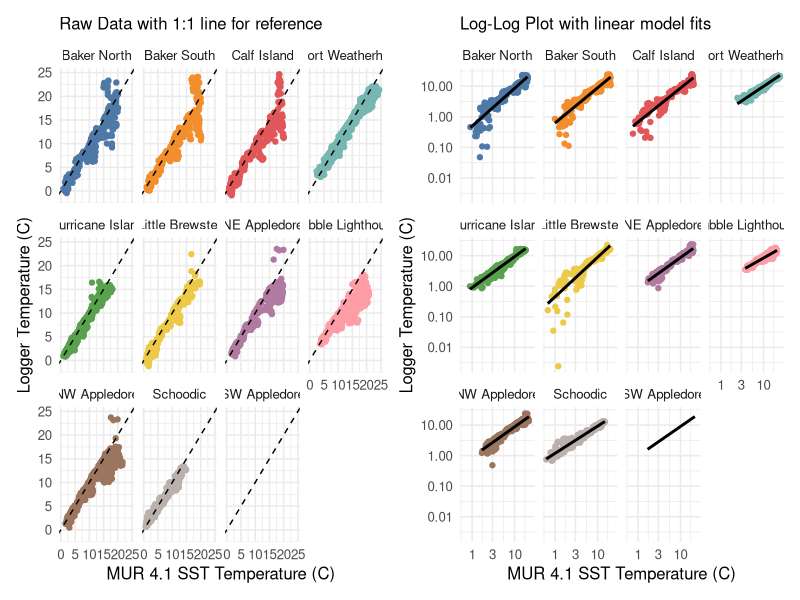

The R source for this figure:
#' ---------------------------------------------------
#' Visualize MUR and Logger Fits
#' ---------------------------------------------------

library(readr)
library(ggplot2); theme_set(theme_minimal(base_size = 12)) #for viz
library(patchwork)

joined_dat <- read_csv("derived_data/joined_calibration_mur_data.csv")



linear_nofit <- ggplot(joined_dat,
                  aes(x = temp_c_mur, y = temp_c_logger,
                      color = site)) +
  facet_wrap(vars(site)) +
  geom_point() +
  labs(color = "", y = "Logger Temperature (C)",
       x = "MUR 4.1 SST Temperature (C)",
       subtitle = "Raw Data with 1:1 line for reference") +
  ggthemes::scale_color_tableau(guide = "none") +
  geom_abline(slope = 1, intercept = 0, lty = 2)

log_fit <- ggplot(joined_dat,
       aes(x = temp_c_mur, y = temp_c_logger,
           color = site)) +
  facet_wrap(vars(site)) +
  geom_point() +
  scale_x_log10() +
  scale_y_log10() +
  labs(color = "", y = "Logger Temperature (C)",
       x = "MUR 4.1 SST Temperature (C)",
       subtitle = "Log-Log Plot with linear model fits") +
  ggthemes::scale_color_tableau(guide = "none") +
  stat_smooth(color = "black", method = "lm")


combined_plot <- linear_nofit + log_fit + plot_layout(guides = "collect")
ggsave("figures/calibration_plot.jpg", combined_plot, width = 12)
